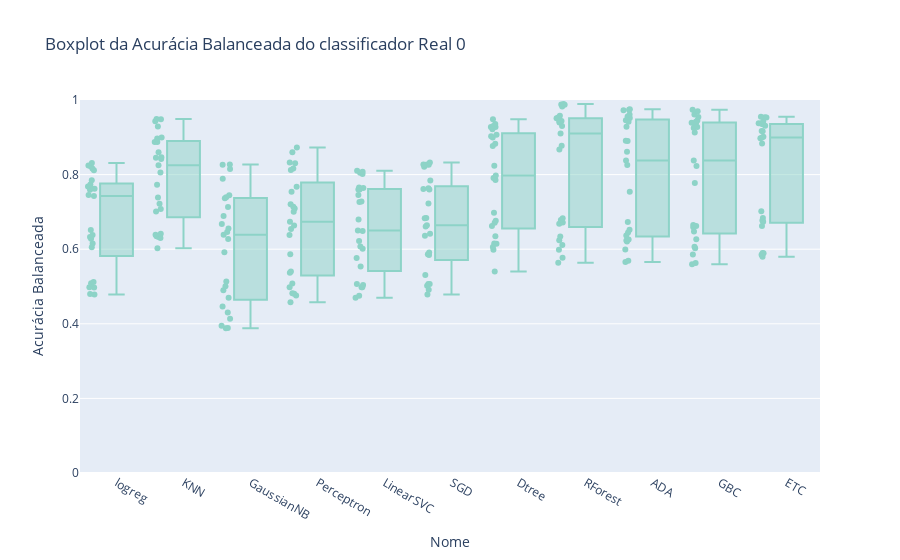
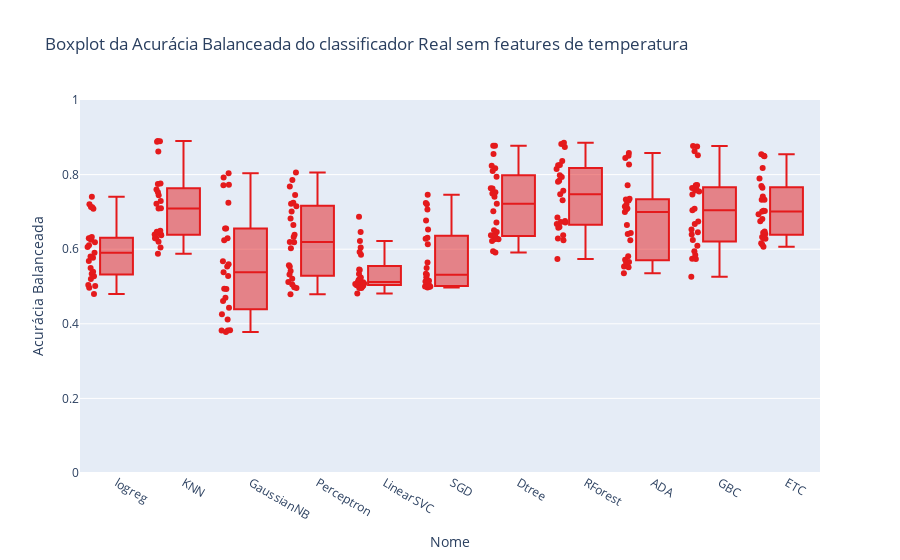
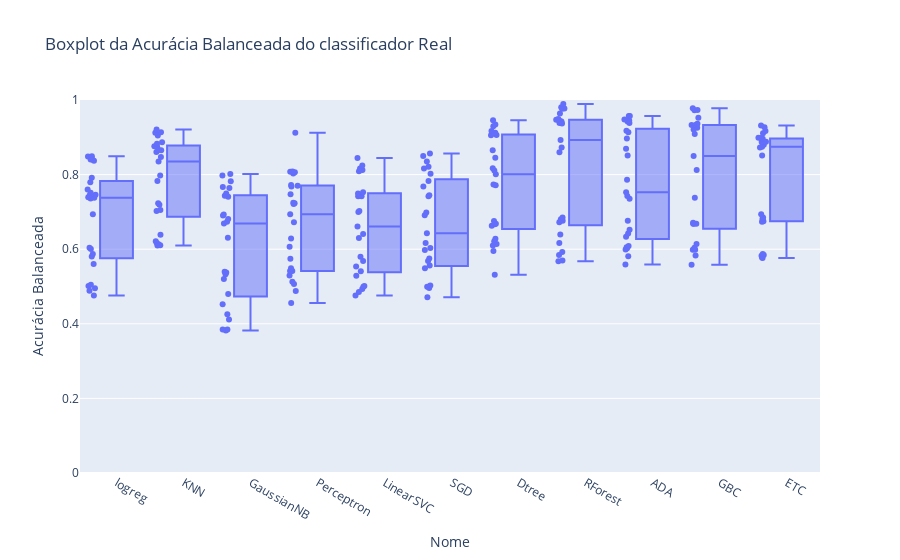

The cell these charts' notebook holds for them, in order:
### Markdown cell above
## Gráficos dados Reais

### Code cell
# Criar boxplot da acurácia balanceada por modelo real real 

fig = px.box(df4, x='Nome', y='Acurácia Balanceada', points='all', title='Boxplot da Acurácia Balanceada do classificador Real 0',color_discrete_sequence=px.colors.qualitative.Set3)

fig.update_yaxes(range=[0, 1])
fig.show()

fig = px.box(df7, x='Nome', y='Acurácia Balanceada', points='all', title='Boxplot da Acurácia Balanceada do classificador Real sem features de temperatura',color_discrete_sequence=px.colors.qualitative.Set1)
fig.update_yaxes(range=[0, 1])
fig.show()

fig = px.box(df1, x='Nome', y='Acurácia Balanceada', points='all', title='Boxplot da Acurácia Balanceada do classificador Real')
fig.update_yaxes(range=[0, 1])
fig.show()

### Figure 1 — Plotly figure (JSON) as saved in the notebook; plotly's stock layout.template omitted (floating-point values rounded to 4 significant figures; data arrays with more than 128 entries replaced by an {"elided": "..."} marker saying what was removed)
{"data": [{"alignmentgroup": "True", "boxpoints": "all", "hovertemplate": "Nome=%{x}<br>Acurácia Balanceada=%{y}<extra></extra>", "legendgroup": "", "marker": {"color": "rgb(141,211,199)"}, "name": "", "notched": false, "offsetgroup": "", "orientation": "v", "showlegend": false, "type": "box", "x": {"elided": "275 str values"}, "x0": " ", "xaxis": "x", "y": {"elided": "275 float values"}, "y0": " ", "yaxis": "y"}], "layout": {"boxmode": "group", "legend": {"tracegroupgap": 0}, "title": {"text": "Boxplot da Acurácia Balanceada do classificador Real 0"}, "xaxis": {"anchor": "y", "domain": [0, 1], "title": {"text": "Nome"}}, "yaxis": {"anchor": "x", "domain": [0, 1], "range": [0, 1], "title": {"text": "Acurácia Balanceada"}}}}

### Figure 2 — Plotly figure (JSON) as saved in the notebook; plotly's stock layout.template omitted (floating-point values rounded to 4 significant figures; data arrays with more than 128 entries replaced by an {"elided": "..."} marker saying what was removed)
{"data": [{"alignmentgroup": "True", "boxpoints": "all", "hovertemplate": "Nome=%{x}<br>Acurácia Balanceada=%{y}<extra></extra>", "legendgroup": "", "marker": {"color": "rgb(228,26,28)"}, "name": "", "notched": false, "offsetgroup": "", "orientation": "v", "showlegend": false, "type": "box", "x": {"elided": "275 str values"}, "x0": " ", "xaxis": "x", "y": {"elided": "275 float values"}, "y0": " ", "yaxis": "y"}], "layout": {"boxmode": "group", "legend": {"tracegroupgap": 0}, "title": {"text": "Boxplot da Acurácia Balanceada do classificador Real sem features de temperatura"}, "xaxis": {"anchor": "y", "domain": [0, 1], "title": {"text": "Nome"}}, "yaxis": {"anchor": "x", "domain": [0, 1], "range": [0, 1], "title": {"text": "Acurácia Balanceada"}}}}

### Figure 3 — Plotly figure (JSON) as saved in the notebook; plotly's stock layout.template omitted (floating-point values rounded to 4 significant figures; data arrays with more than 128 entries replaced by an {"elided": "..."} marker saying what was removed)
{"data": [{"alignmentgroup": "True", "boxpoints": "all", "hovertemplate": "Nome=%{x}<br>Acurácia Balanceada=%{y}<extra></extra>", "legendgroup": "", "marker": {"color": "#636efa"}, "name": "", "notched": false, "offsetgroup": "", "orientation": "v", "showlegend": false, "type": "box", "x": {"elided": "275 str values"}, "x0": " ", "xaxis": "x", "y": {"elided": "275 float values"}, "y0": " ", "yaxis": "y"}], "layout": {"boxmode": "group", "legend": {"tracegroupgap": 0}, "title": {"text": "Boxplot da Acurácia Balanceada do classificador Real"}, "xaxis": {"anchor": "y", "domain": [0, 1], "title": {"text": "Nome"}}, "yaxis": {"anchor": "x", "domain": [0, 1], "range": [0, 1], "title": {"text": "Acurácia Balanceada"}}}}
